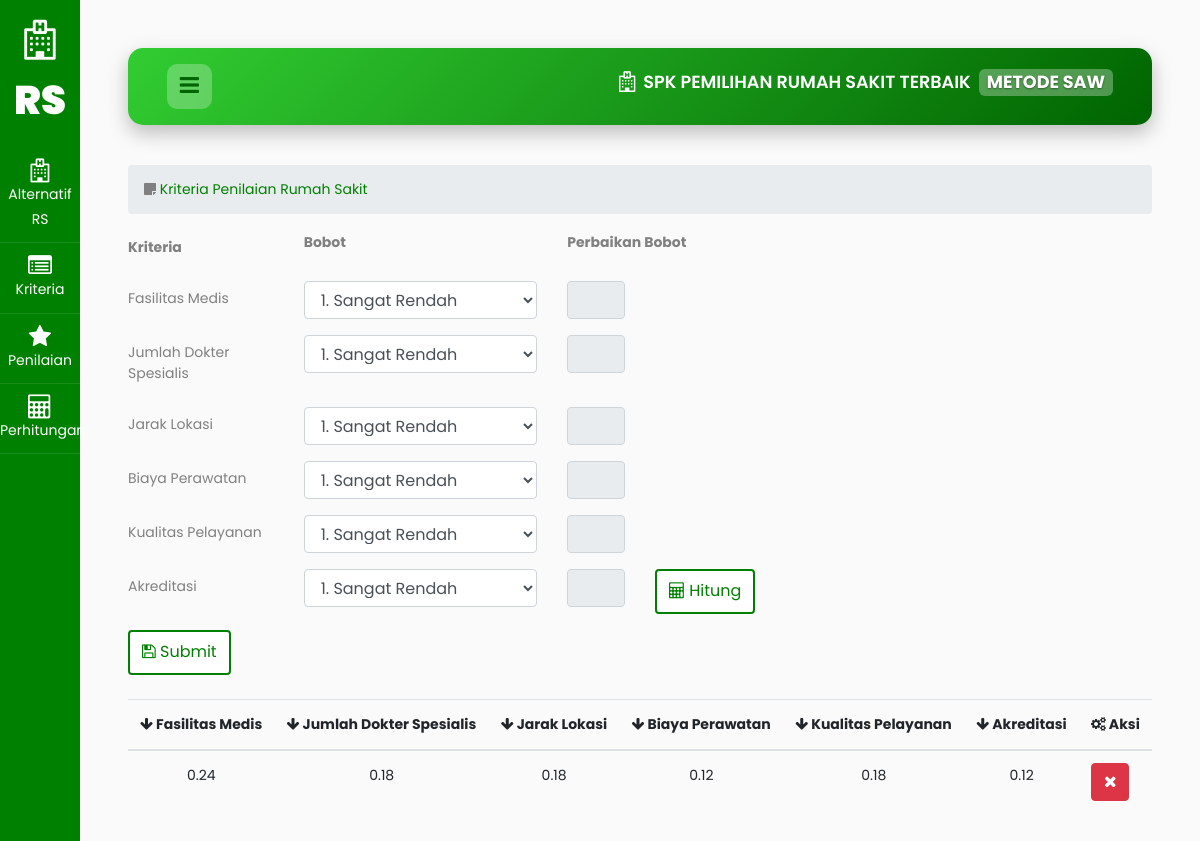
/kriteria.php, run on an earlier commit of the app's database.
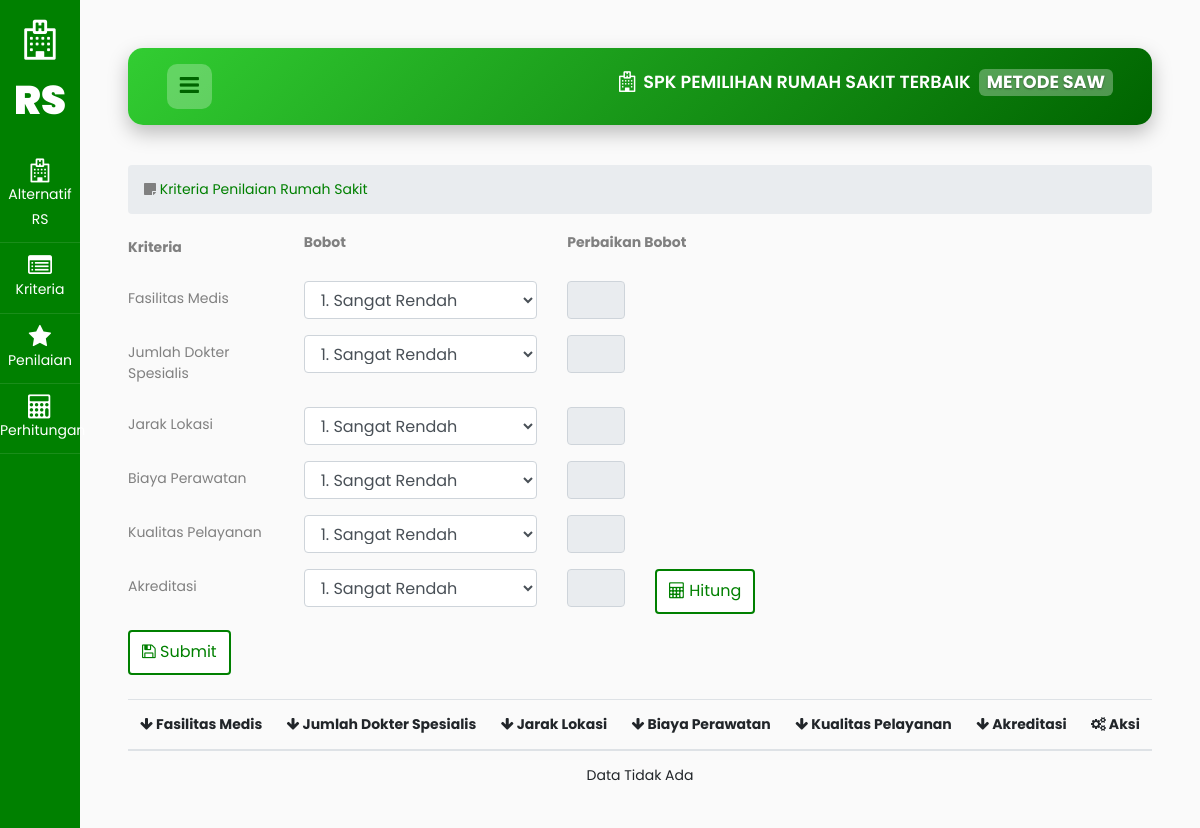
And on a later commit of the database.
### tables this page shows
CREATE TABLE saw_kriteria (
  id INT AUTO_INCREMENT PRIMARY KEY,
  fasilitas DECIMAL(5,2) NOT NULL,
  dokter DECIMAL(5,2) NOT NULL,
  jarak DECIMAL(5,2) NOT NULL,
  biaya DECIMAL(5,2) NOT NULL,
  pelayanan DECIMAL(5,2) NOT NULL,
  akreditasi DECIMAL(5,2) NOT NULL
);

### kriteria.php (the view, shortened to what this page needs)
<!doctype html>
<html lang="en">
<?php include 'components/head.php'; ?>
<head>
</head>
<body>
  <div class="wrapper d-flex align-items-stretch">
    <?php include 'components/sidebar.php'; ?>
    <div id="content" class="p-4 p-md-5">
      <?php include 'components/navbar.php'; ?>
      <section id="main-content">
        <section class="wrapper">
          <div class="row">
            <div class="col-lg-12">
              <ol class="breadcrumb">
                <li><i class="fa fa-sticky-note"></i>
                  <a href="kriteria.php" style="color: green;"> Kriteria Penilaian Rumah Sakit</a>
                </li>
              </ol>
            </div>
          </div>
          <?php
          include 'koneksi.php';
          ?>
          <form class="form-validate form-horizontal" method="post" action="">
            <div class="form-group row">
              <label class="col-sm-2 col-form-label"><b>Kriteria</b></label>
              <div class="col-sm-3"><b>Bobot</b></div>
              <div class="col-sm-2"><b>Perbaikan Bobot</b></div>
            </div>
            <?php
            $kriteria = [
              "Fasilitas Medis" => "fasilitas",
              "Jumlah Dokter Spesialis" => "dokter",
              "Jarak Lokasi" => "jarak",
              "Biaya Perawatan" => "biaya",
              "Kualitas Pelayanan" => "pelayanan",
              "Akreditasi" => "akreditasi"
            ];
            foreach ($kriteria as $label => $name) {
              $param_id = $name . "_param";
              echo '<div class="form-group row">
                      <label class="col-sm-2 col-form-label">' . $label . '</label>
                      <div class="col-sm-3">
                        <select class="form-control" name="' . $param_id . '" id="' . $param_id . '">
                          <option>1. Sangat Rendah</option>
                          <option>2. Rendah</option>
                          <option>3. Cukup</option>
                          <option>4. Tinggi</option>
                          <option>5. Sangat Tinggi</option>
                        </select>
                      </div>
                      <div class="col-sm-1">
                        <input type="text" class="form-control" name="' . $name . '" id="' . $name . '" readonly>
                      </div>';
              if ($name == "akreditasi") {
                echo '<div class="col-sm-2">
                        <button type="button" class="btn-calc" onclick="fungsiku()">
                          <i class="fa fa-calculator"></i> Hitung
                        </button>
                      </div>';
              }
              echo '</div>';
            }
            ?>
            <div class="mb-4">
              <button class="btn-submit" type="submit" name="submit">
                <i class="fa fa-save"></i> Submit
              </button>
            </div>
          </form>
          <table class="table">
            <thead>
              <tr>
                <?php foreach ($kriteria as $label => $name) {
                  echo "<th><i class='fa fa-arrow-down'></i> $label</th>";
                } ?>
                <th><i class="fa fa-cogs"></i> Aksi</th>
              </tr>
            </thead>
            <tbody>
              <?php
              $sql = "SELECT * FROM saw_kriteria";
              $hasil = $conn->query($sql);
              if ($hasil->num_rows > 0) {
                while ($row = $hasil->fetch_row()) {
                  echo "<tr>";
                  for ($i = 1; $i <= 6; $i++) {
                    echo "<td align='center'>{$row[$i]}</td>";
                  }
                  echo "<td>
                          <div class='btn-group'>
                            <a class='btn btn-danger' href='kriteria_hapus.php?id={$row[0]}'>
                              <i class='fa fa-close'></i>
                            </a>
                          </div>
                        </td>";
                  echo "</tr>";
                }
              } else {
                echo "<tr><td colspan='7' align='center'>Data Tidak Ada</td></tr>";
              }
              ?>
            </tbody>
          </table>
        </section>
      </section>
    </div>
  </div>
</body>
</html>

What changed in the data, as far as the page shows it:
removed saw_kriteria: peringkat "0.24", ukuran "0.18", unduhan "0.18", aktif "0.12", manfaat "0.18", kelebihan "0.12"
Also different on the page:
text now shown: "Data Tidak Ada"
